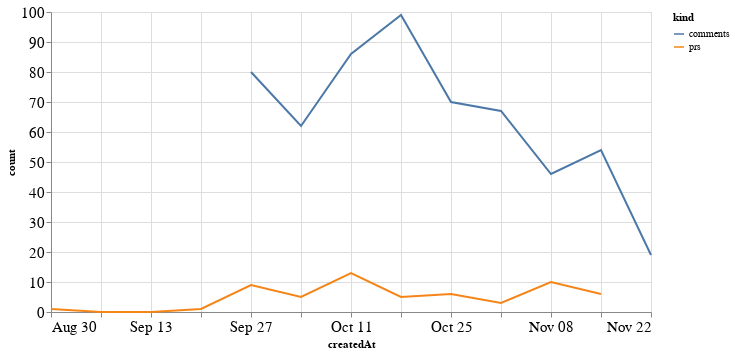

This figure's notebook cell:
### Code cell
alt.Chart(total_time, width=600).mark_line().encode(
    x='createdAt',
    y='count',
    color='kind'
)

### Figure 1 — Vega-Lite specification as saved in the notebook (floating-point values rounded to 4 significant figures)
{"config": {"axisLeft": {"labelFontSize": 15}, "axisBottom": {"labelFontSize": 15}}, "data": {"name": "data-f766ca518814866fd3800a17d8510da3"}, "mark": "line", "encoding": {"color": {"type": "nominal", "field": "kind"}, "x": {"type": "temporal", "field": "createdAt"}, "y": {"type": "quantitative", "field": "count"}}, "width": 600, "$schema": "https://vega.github.io/schema/vega-lite/v4.8.1.json", "datasets": {"data-f766ca518814866fd3800a17d8510da3": [{"createdAt": "2020-08-30T00:00:00", "kind": "prs", "count": 1.0}, {"createdAt": "2020-09-06T00:00:00", "kind": "prs", "count": 0.0}, {"createdAt": "2020-09-13T00:00:00", "kind": "prs", "count": 0.0}, {"createdAt": "2020-09-20T00:00:00", "kind": "prs", "count": 1.0}, {"createdAt": "2020-09-27T00:00:00", "kind": "prs", "count": 9.0}, {"createdAt": "2020-10-04T00:00:00", "kind": "prs", "count": 5.0}, {"createdAt": "2020-10-11T00:00:00", "kind": "prs", "count": 13.0}, {"createdAt": "2020-10-18T00:00:00", "kind": "prs", "count": 5.0}, {"createdAt": "2020-10-25T00:00:00", "kind": "prs", "count": 6.0}, {"createdAt": "2020-11-01T00:00:00", "kind": "prs", "count": 3.0}, {"createdAt": "2020-11-08T00:00:00", "kind": "prs", "count": 10.0}, {"createdAt": "2020-11-15T00:00:00", "kind": "prs", "count": 6.0}, {"createdAt": "2020-11-22T00:00:00", "kind": "prs", "count": null}, {"createdAt": "2020-08-30T00:00:00", "kind": "comments", "count": null}, {"createdAt": "2020-09-06T00:00:00", "kind": "comments", "count": null}, {"createdAt": "2020-09-13T00:00:00", "kind": "comments", "count": null}, {"createdAt": "2020-09-20T00:00:00", "kind": "comments", "count": null}, {"createdAt": "2020-09-27T00:00:00", "kind": "comments", "count": 80.0}, {"createdAt": "2020-10-04T00:00:00", "kind": "comments", "count": 62.0}, {"createdAt": "2020-10-11T00:00:00", "kind": "comments", "count": 86.0}, {"createdAt": "2020-10-18T00:00:00", "kind": "comments", "count": 99.0}, {"createdAt": "2020-10-25T00:00:00", "kind": "comments", "count": 70.0}, {"createdAt": "2020-11-01T00:00:00", "kind": "comments", "count": 67.0}, {"createdAt": "2020-11-08T00:00:00", "kind": "comments", "count": 46.0}, {"createdAt": "2020-11-15T00:00:00", "kind": "comments", "count": 54.0}, {"createdAt": "2020-11-22T00:00:00", "kind": "comments", "count": 19.0}]}}
